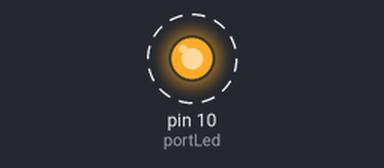
A sketch run on a simulated Arduino Uno, built with avr-gcc and run on an emulated ATmega328P. Shown: output pins drawn as LEDs (lit = HIGH). Dashed ring = blinking.

Above: at 0.05 s.
Timing chart, 0 to 3.0 s (numbered marks = the images above):
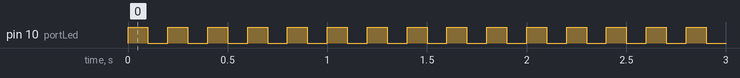

The sketch:

hello-world.ino
```cpp
int portLed = 10;

void setup () {
  pinMode(portLed, OUTPUT);
}

void loop () {
  digitalWrite(portLed, HIGH);
  delay(100);
  digitalWrite(portLed, LOW);
  delay(100);
}
```

Measured:
- by itself, pin 10 (portLed): alternates HIGH for 0.10 s and LOW for 0.10 s
